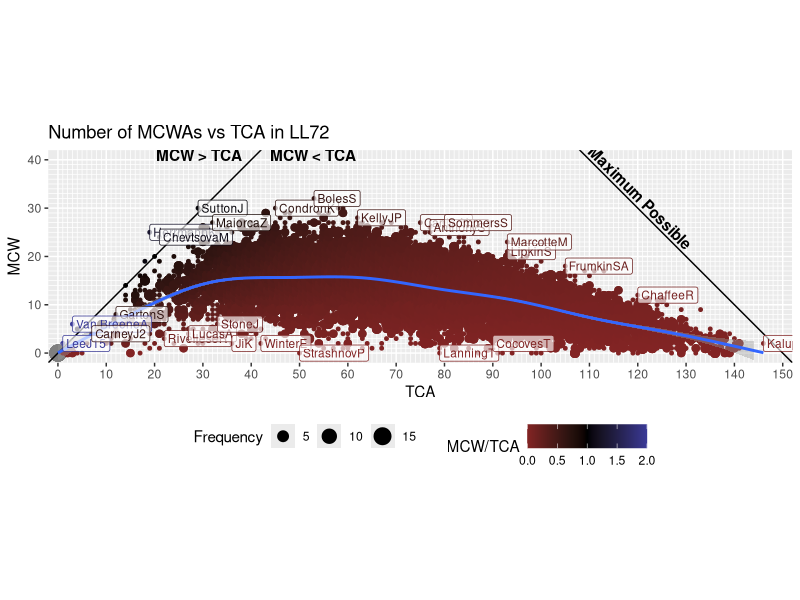
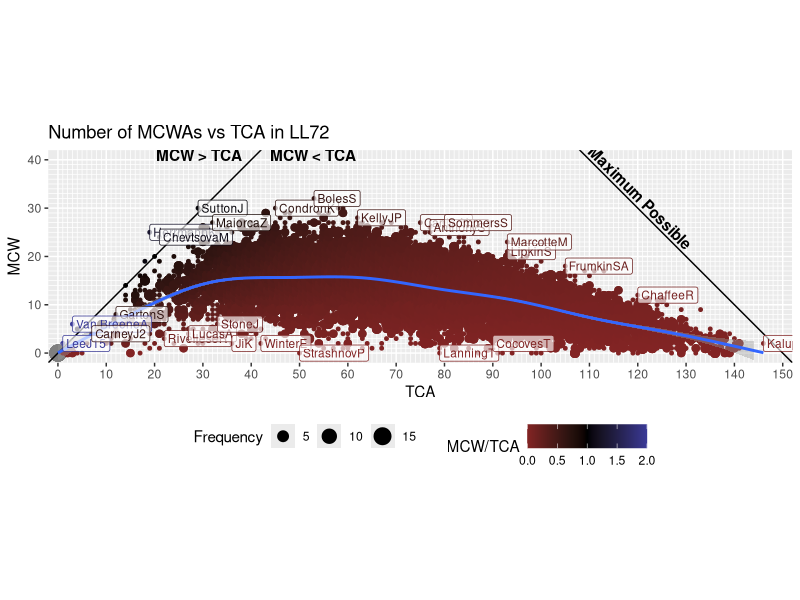

R code for these plots, in order:
library(ggplot2)
library(plyr)

neighbor_limit = 5

stats = read.csv('LL72_Leaguewide_MD25.csv')
sum = aggregate(Season ~ TCA + MCW, stats, length)
# This is pretty ugly, but does a decent job of highlighting interesting bits
# It just finds anyone who doesn't have close neighbors along the TCA axis (that is, people with a similar number of TCA who got the same number of MCWAs)
sum = adply(sum, 1, function(x) { sum(sum[sum$MCW==x$MCW & sum$TCA > x$TCA-neighbor_limit & sum$TCA < x$TCA+neighbor_limit,]$Season) })
colnames(sum) <- c("TCA", "MCW", "Frequency", "Neighbors")

stats = merge(stats, sum)

p = ggplot(stats, aes(x=TCA, y=MCW, size=Frequency,color=MCW/TCA)) +
    geom_point(shape=19) +
    geom_abline(intercept=25*6,slope=-1) +
    geom_abline(intercept=0,slope=1) +
    geom_smooth(show.legend=F) +
    annotate("text",x=41,y=41,label="MCW > TCA       MCW < TCA",fontface="bold") +
    annotate("text",x=109,y=41,label="Maximum Possible",fontface="bold",angle=-45,hjust=0,vjust=-0.25) +
    geom_label(aes(label=Player), alpha=0.65, stats[stats$Frequency==1 & stats$Neighbors==1,], hjust=0, vjust=0.5, size=3) +
    scale_x_continuous(breaks=seq(0,150,10), minor_breaks = seq(0,150), limits=c(-2,152), expand=c(0,0)) +
    scale_y_continuous(breaks=seq(0,40,10), minor_breaks = seq(0,40), limits=c(-2,42), expand=c(0,0)) +
    scale_color_gradient2(limits=c(0,2),midpoint=1,mid="black") +
    coord_fixed() +
    labs(title="Number of MCWAs vs TCA in LL72") +
    theme(legend.position="bottom")

png('MCWvTCA.png', w=2560, h=900, type="cairo", res=96)
p
dev.off()
png('MCWvTCA_small.png', w=600, h=250, type="cairo",res=48)
p
dev.off()
